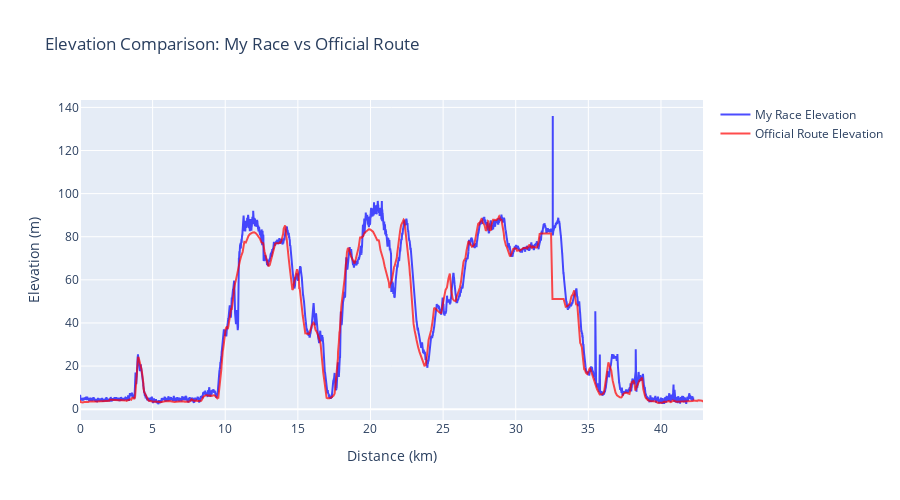

Notebook code for this chart:
### Code cell
# Plot to compare recorded data to official route
fig = go.Figure()

# Elevation from race data
fig.add_trace(go.Scatter(
    x=tcx_df['distance_km'],
    y=tcx_df['elevation'],
    mode='lines',
    name='My Race Elevation',
    line=dict(color='blue', width=2),
    opacity=0.7,
    hovertemplate='Distance: %{x:.2f} km<br>My Elevation: %{y:.1f} m<extra></extra>'
))

# Official route elevation
fig.add_trace(go.Scatter(
    x=official_route_df['cumulative_distance_km'],
    y=official_route_df['elevation'],
    mode='lines',
    name='Official Route Elevation',
    line=dict(color='red', width=2),
    opacity=0.7,
    hovertemplate='Distance: %{x:.2f} km<br>Official Elevation: %{y:.1f} m<extra></extra>'
))

fig.update_layout(
    title='Elevation Comparison: My Race vs Official Route',
    xaxis_title='Distance (km)',
    yaxis_title='Elevation (m)',
    hovermode='x unified',
    width=900,
    height=500
)

fig.show()

### Figure 1 — Plotly figure (JSON) as saved in the notebook; plotly's stock layout.template omitted (floating-point values rounded to 4 significant figures; data arrays with more than 128 entries replaced by an {"elided": "..."} marker saying what was removed)
{"data": [{"hovertemplate": "Distance: %{x:.2f} km<br>My Elevation: %{y:.1f} m<extra></extra>", "line": {"color": "blue", "width": 2}, "mode": "lines", "name": "My Race Elevation", "opacity": 0.7, "type": "scatter", "x": {"elided": "21295 float values"}, "y": {"elided": "21295 float values"}}, {"hovertemplate": "Distance: %{x:.2f} km<br>Official Elevation: %{y:.1f} m<extra></extra>", "line": {"color": "red", "width": 2}, "mode": "lines", "name": "Official Route Elevation", "opacity": 0.7, "type": "scatter", "x": {"elided": "924 float values"}, "y": {"elided": "924 float values"}}], "layout": {"height": 500, "hovermode": "x unified", "title": {"text": "Elevation Comparison: My Race vs Official Route"}, "width": 900, "xaxis": {"title": {"text": "Distance (km)"}}, "yaxis": {"title": {"text": "Elevation (m)"}}}}
